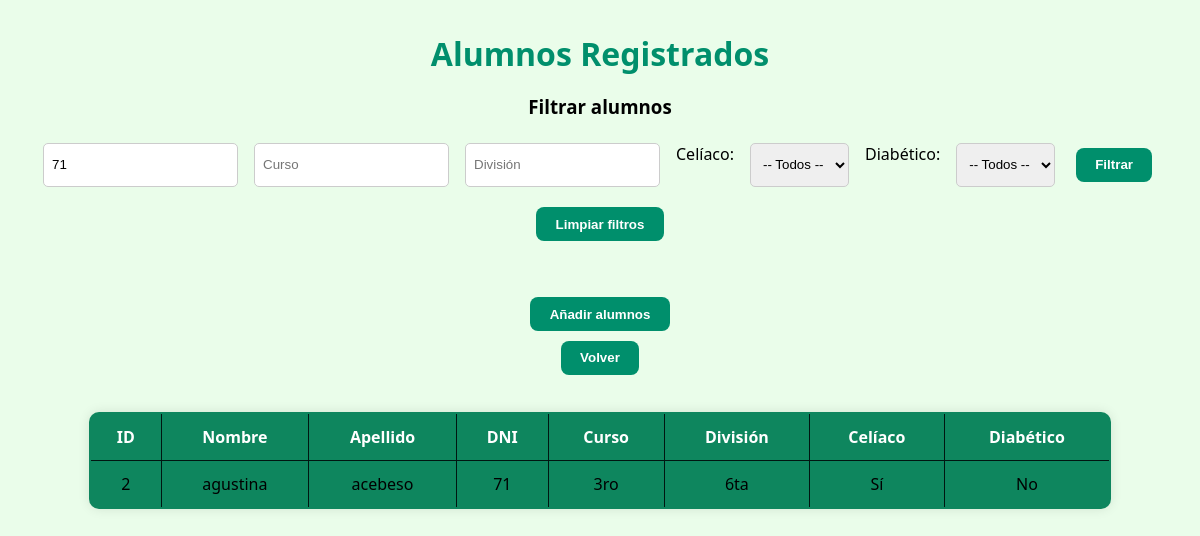
/alumnos.php?dni=71, run on the app's committed database.
### tables this page shows
CREATE TABLE `alumno` (
  `id_alumno` int(30) NOT NULL,
  `nombre` varchar(30) NOT NULL,
  `apellido` varchar(30) NOT NULL,
  `dni` varchar(30) NOT NULL,
  `curso` varchar(30) NOT NULL,
  `division` varchar(30) NOT NULL,
  `celiaco` tinyint(1) NOT NULL,
  `diabetico` tinyint(1) NOT NULL,
  `modulo` int(11) NOT NULL
);

### alumnos.php (the view, shortened to what this page needs)
<?php
include("conexion.php");
$dni       = $_GET['dni']       ?? '';
$curso     = $_GET['curso']     ?? '';
$division  = $_GET['division']  ?? '';
$sql = "SELECT * FROM alumno WHERE 1=1";
if ($dni != '') {
    $sql .= " AND dni = '" . mysqli_real_escape_string($conexion, $dni) . "'";
}
$resultado = mysqli_query($conexion, $sql);
?>
<!DOCTYPE html>
<html lang="es">
<head>
    <link rel="stylesheet" href="css/alumnos.css">
</head>
<body>
    <h1>Alumnos Registrados</h1>
    <h3>Filtrar alumnos</h3>
    <form method="get" action="">
        <input type="text" name="dni" placeholder="DNI" value="<?= htmlspecialchars($dni) ?>">
        <input type="text" name="curso" placeholder="Curso" value="<?= htmlspecialchars($curso) ?>">
        <input type="text" name="division" placeholder="División" value="<?= htmlspecialchars($division) ?>">
        <label for="celiaco">Celíaco:</label>
        <select name="celiaco" id="celiaco">
            <option value="">-- Todos --</option>
        </select>
        <label for="diabetico">Diabético:</label>
        <select name="diabetico" id="diabetico">
            <option value="">-- Todos --</option>
        </select>
        <button type="submit">Filtrar</button>
        <a href="alumnos.php"><button type="button">Limpiar filtros</button></a>
    </form>
    <br>
    <a href="añadir.php">
        <button>Añadir alumnos</button>
    </a>
    <br>
    <a href="inicio.php">
        <button>Volver</button>
    </a>
    <table border="1" cellpadding="5">
        <thead>
            <tr>
                <th>ID</th>
                <th>Nombre</th>
                <th>Apellido</th>
                <th>DNI</th>
                <th>Curso</th>
                <th>División</th>
                <th>Celíaco</th>
                <th>Diabético</th>
            </tr>
        </thead>
        <tbody>
            <?php if (mysqli_num_rows($resultado) > 0): ?>
                <?php while ($alumno = mysqli_fetch_assoc($resultado)): ?>
                    <tr>
                        <td><?= $alumno['id_alumno'] ?></td>
                        <td><?= htmlspecialchars($alumno['nombre']) ?></td>
                        <td><?= htmlspecialchars($alumno['apellido']) ?></td>
                        <td><?= htmlspecialchars($alumno['dni']) ?></td>
                        <td><?= htmlspecialchars($alumno['curso']) ?></td>
                        <td><?= htmlspecialchars($alumno['division']) ?></td>
                        <td><?= $alumno['celiaco'] ? 'Sí' : 'No' ?></td>
                        <td><?= $alumno['diabetico'] ? 'Sí' : 'No' ?></td>
                    </tr>
                <?php endwhile; ?>
            <?php else: ?>
                <tr><td colspan="8">No se encontraron alumnos.</td></tr>
            <?php endif; ?>
        </tbody>
    </table>
</body>
</html>

### css/alumnos.css (style rules this page uses)
body { font-family: 'Segoe UI', sans-serif; margin: 2rem; background-color: #eafdea; text-align: center; }
h1 { color:#008f6c; margin-bottom: 1rem; }
form { display: flex; flex-wrap: wrap; justify-content: center; gap: 1rem; margin: 1.5rem 0; }
form input, form select { padding: 0.5rem; border-radius: 5px; border: 1px solid #ccc; }
a button, form button { background-color:#008f6c ; color: white; border: none; padding: 0.6rem 1.2rem; border-radius: 8px; font-weight: bold; cursor: pointer; transition: background-color 0.3s, transform 0.2s; margin: 0.3rem; }
table { width: 90%; margin: 2rem auto; border-collapse: collapse; background-color:#0e865e; box-shadow: 0 0 12px rgba(0, 0, 0, 0.1); border: 2px solid ; border-radius: 10px; overflow: hidden; }
th, td { padding: 0.75rem; border: 1px solid #001611; text-align: center; }
th { background-color:#0e865e; color: white; }

### data on the page
alumno: id_alumno "2", nombre "agustina", apellido "acebeso", dni "71", curso "3ro", division "6ta", celiaco "Sí", diabetico "No"
